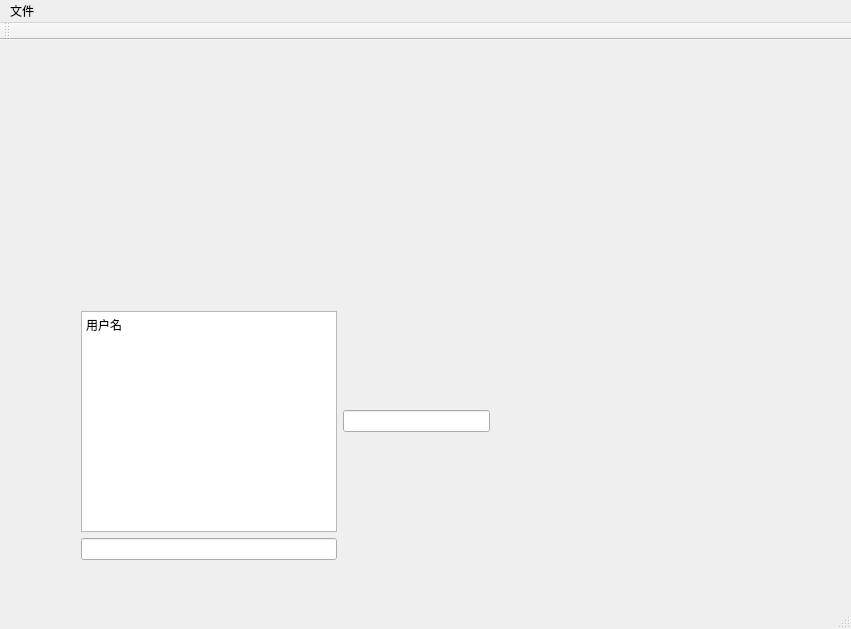
<?xml version="1.0" encoding="UTF-8"?>
<ui version="4.0">
 <class>MainWindow</class>
 <widget class="QMainWindow" name="MainWindow">
  <property name="geometry">
   <rect>
    <x>0</x>
    <y>0</y>
    <width>851</width>
    <height>629</height>
   </rect>
  </property>
  <property name="windowTitle">
   <string>MainWindow</string>
  </property>
  <widget class="QWidget" name="centralWidget">
   <widget class="QWidget" name="widget_2" native="true">
    <property name="geometry">
     <rect>
      <x>90</x>
      <y>50</y>
      <width>341</width>
      <height>161</height>
     </rect>
    </property>
    <widget class="QLabel" name="label">
     <property name="geometry">
      <rect>
       <x>100</x>
       <y>20</y>
       <width>151</width>
       <height>131</height>
      </rect>
     </property>
     <property name="maximumSize">
      <size>
       <width>16777215</width>
       <height>150</height>
      </size>
     </property>
     <property name="text">
      <string/>
     </property>
     <property name="pixmap">
      <pixmap>../../QT界面开发2016版资料/day01/2_其他资料/04_Image/LuffyQ.png</pixmap>
     </property>
     <property name="scaledContents">
      <bool>true</bool>
     </property>
    </widget>
   </widget>
   <widget class="QWidget" name="widget_3" native="true">
    <property name="geometry">
     <rect>
      <x>310</x>
      <y>520</y>
      <width>120</width>
      <height>80</height>
     </rect>
    </property>
   </widget>
   <widget class="QWidget" name="widget_5" native="true">
    <property name="geometry">
     <rect>
      <x>70</x>
      <y>260</y>
      <width>431</width>
      <height>271</height>
     </rect>
    </property>
    <layout class="QGridLayout" name="gridLayout">
     <item row="2" column="0">
      <widget class="QLineEdit" name="lineEdit_2"/>
     </item>
     <item row="0" column="0">
      <widget class="QTextEdit" name="textEdit">
       <property name="html">
        <string>&lt;!DOCTYPE HTML PUBLIC &quot;-//W3C//DTD HTML 4.0//EN&quot; &quot;http://www.w3.org/TR/REC-html40/strict.dtd&quot;&gt;
&lt;html&gt;&lt;head&gt;&lt;meta name=&quot;qrichtext&quot; content=&quot;1&quot; /&gt;&lt;style type=&quot;text/css&quot;&gt;
p, li { white-space: pre-wrap; }
&lt;/style&gt;&lt;/head&gt;&lt;body style=&quot; font-family:'SimSun'; font-size:9pt; font-weight:400; font-style:normal;&quot;&gt;
&lt;p style=&quot; margin-top:0px; margin-bottom:0px; margin-left:0px; margin-right:0px; -qt-block-indent:0; text-indent:0px;&quot;&gt;用户名&lt;/p&gt;&lt;/body&gt;&lt;/html&gt;</string>
       </property>
      </widget>
     </item>
     <item row="0" column="1">
      <widget class="QLineEdit" name="lineEdit"/>
     </item>
    </layout>
   </widget>
  </widget>
  <widget class="QMenuBar" name="menuBar">
   <property name="geometry">
    <rect>
     <x>0</x>
     <y>0</y>
     <width>851</width>
     <height>26</height>
    </rect>
   </property>
   <widget class="QMenu" name="menu">
    <property name="title">
     <string>文件</string>
    </property>
    <addaction name="actionOpen"/>
    <addaction name="actionSave"/>
   </widget>
   <addaction name="menu"/>
  </widget>
  <widget class="QToolBar" name="mainToolBar">
   <attribute name="toolBarArea">
    <enum>TopToolBarArea</enum>
   </attribute>
   <attribute name="toolBarBreak">
    <bool>false</bool>
   </attribute>
  </widget>
  <widget class="QStatusBar" name="statusBar"/>
  <action name="actionOpen">
   <property name="text">
    <string>open</string>
   </property>
  </action>
  <action name="actionSave">
   <property name="text">
    <string>save</string>
   </property>
  </action>
 </widget>
 <layoutdefault spacing="6" margin="11"/>
 <resources/>
 <connections/>
</ui>
